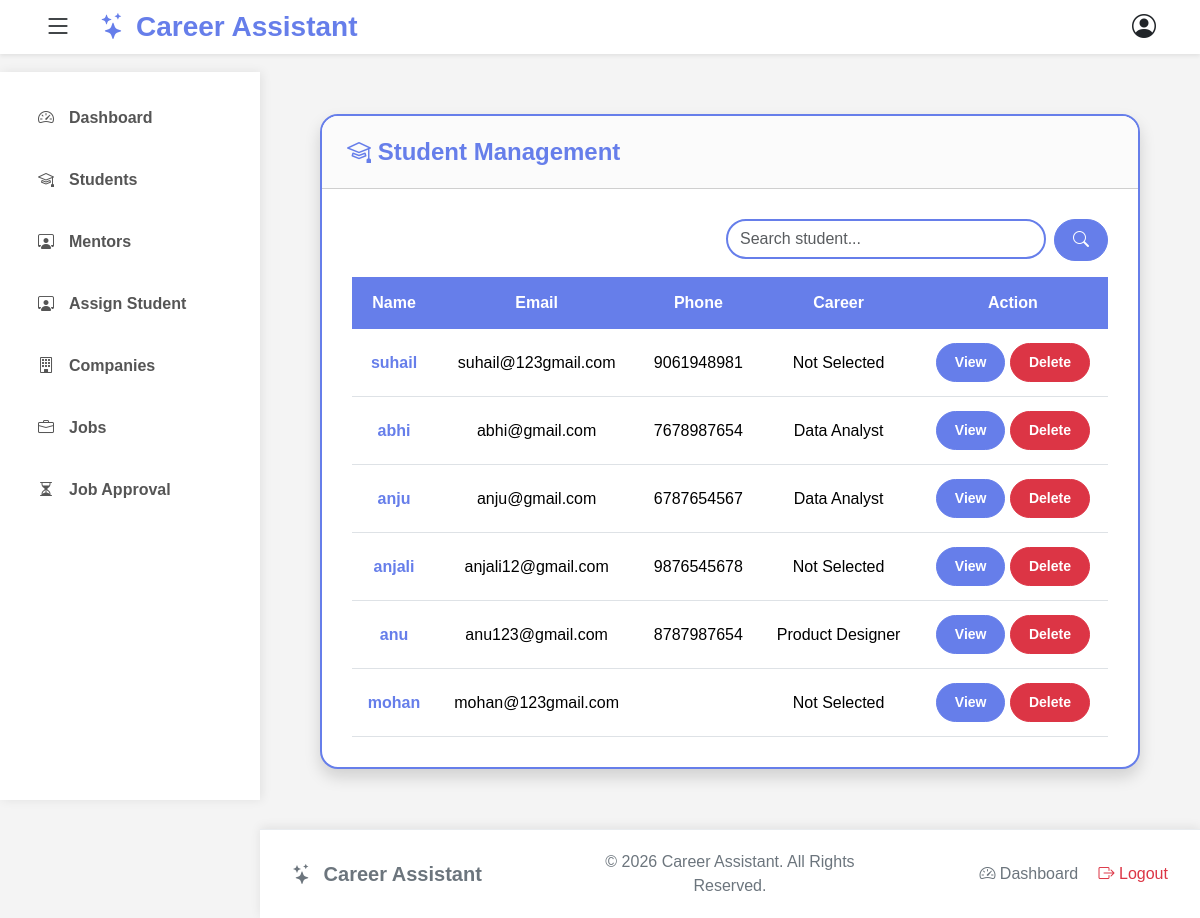
The app's page /students/ (signed in) with its own data.
### careerproject/models.py (models this page shows, shortened)
class StudentProfile(models.Model):
    user = models.OneToOneField(CustomUser, on_delete=models.CASCADE)
    mentor = models.ForeignKey('MentorProfile', on_delete=models.SET_NULL, null=True, blank=True, related_name="students")
    profile_pic = models.ImageField(upload_to='students/', blank=True, null=True)
    full_name = models.CharField(max_length=100)
    phone = models.CharField(max_length=15,)
    GENDER_CHOICES = (
            ('Male', 'Male'),
            ('Female', 'Female'),
            ('Other', 'Other')
    )
    gender = models.CharField(max_length=10,choices=GENDER_CHOICES)
    dob = models.DateField(blank=True, null=True)
    location = models.CharField(max_length=100, blank=True)
    QUALIFICATION_CHOICES=(
            ('10th', '10th'),
            ('12th', '12th'),
            ('Diploma', 'Diploma'),
            ('Graduate', 'Graduate'),
            ('Post Graduate', 'Post Graduate'),
            ('Others', 'Others'),
    )
    qualification = models.CharField(max_length=30, choices=QUALIFICATION_CHOICES)
    course = models.CharField(max_length=100)
    OCCUPATIONAL_CHOICES=(
            ('Student', 'Student'),
            ('Unemployed', 'Unemployed'),
            ('Employed', 'Employed'),
            ('Career Break', 'Career Break'),
    )
    occupational_status = models.CharField(max_length=20, choices=OCCUPATIONAL_CHOICES)
    skills = models.TextField()
    resume = models.FileField(upload_to='resumes/', blank=True, null=True)
    bio = models.TextField(blank=True)

class CustomUser(AbstractUser):
    username = models.CharField(max_length=20, unique=True)
    email = models.EmailField(unique=True)
    ROLE_CHOICES = (
        ('admin', 'Admin'),
        ('student', 'Student'),
        ('mentor', 'Mentor'),
        ('company', 'Company'),
    )
    role = models.CharField(
        max_length=10, choices=ROLE_CHOICES, default='student')

class StudentCareer(models.Model):
    student = models.ForeignKey(
        StudentProfile,
        on_delete=models.CASCADE,
        related_name="careers"
    )
    career_name = models.CharField(max_length=100)
    confidence = models.PositiveIntegerField(default=0)
    active = models.BooleanField(default=True)
    selected_at = models.DateTimeField(auto_now_add=True)

### careerproject/views.py (the view, shortened to what this page needs)
# urls.py: path('students/', views.manage_students, name='manage_students'),
@login_required(login_url='/users/login')
def manage_students(request):
    if not request.user.is_superuser:
        return redirect('dashboard')
    students = StudentProfile.objects.select_related('user')
    search = request.GET.get('search')
    for student in students:
        student.current_career = StudentCareer.objects.filter(
            student=student,
            active=True
        ).first()
    return render(request,'admin_module/manage_students/manage_students.html',{'students': students})

### templates/admin_module/manage_students/manage_students.html
{% extends 'admin_module/administration/admin_base.html' %}
{% load static %}
{% block css %}
<link rel="stylesheet" href="{% static 'css/admin_manage.css' %}">
{% endblock %}
{%block content%}
<div class="card manage-card shadow">
    <div class="card-header">
        <i class="bi bi-mortarboard"></i>
        Student Management
    </div>
    <div class="card-body">
        <form method="GET" class="d-flex justify-content-end mb-3">
    <div class="search-box">
        <input
            type="text"
            name="search"
            class="form-control"
            placeholder="Search student..."
            value="{{ request.GET.search }}">
    </div>
    <button type="submit" class="btn btn-primary ms-2">
        <i class="bi bi-search"></i>
    </button>
</form>
         <table class="table table-hover">
                <thead>
                <tr>
                    <th>Name</th>
                    <th>Email</th>
                    <th>Phone</th>
                    <th>Career</th>
                    <th>Action</th>
                </tr>
                </thead>
                <tbody>
                {% for student in students %}
                <tr>
                    <td>{{ student.user.username }}</td>
                    <td>{{ student.user.email }}</td>
                    <td>{{ student.phone }}</td>
                    <td>{% if student.current_career %}
                        {{ student.current_career.career_name }}
                        {% else %}
                        Not Selected
                        {% endif %}</td>
                    <td>
                        <a href="{% url 'student_details' student.id %}" class="btn btn-sm btn-primary">
                            View
                        </a>
                        <a href="{% url 'delete_student' student.id %}" class="btn btn-sm btn-danger">
                            Delete
                        </a>
                    </td>
                </tr>
                {% empty %}
                <tr>
                    <td colspan="5">
                        No students found.
                    </td>
                </tr>
                {% endfor %}
                </tbody>
            </table>
    </div>
</div>
{%endblock%}

### static/css/private.css (style rules this page uses)
* { margin:0; padding:0; box-sizing:border-box; }
body { font-family:'Segoe UI',sans-serif; background:#f5f7fb; min-height:100vh; display:flex; flex-direction:column; }
html,body { height:100%; }
body { display:flex; flex-direction:column; min-height:100vh; }

### static/css/admin_manage.css (style rules this page uses)
body { background:#f4f4f4; font-family:Arial, sans-serif; }
.manage-card { border:2px solid #667eea; border-radius:18px; box-shadow:0 5px 15px rgba(0,0,0,.12); overflow:hidden; margin:30px; }
.manage-card .card-header { background:#fbfbfb; color:#667eea; font-size:24px; font-weight:bold; padding:18px 25px; }
.manage-card .card-body { padding:30px; }
.search-box { width:320px; }
.search-box .form-control { border:2px solid #667eea; border-radius:25px; }
.btn-primary { background:#667eea !important; border-color:#667eea !important; border-radius:25px; font-weight:bold; padding:8px 18px; }
.table { margin-bottom:0; }
.table thead th { background:#667eea; color:#fff; border:none; text-align:center; padding:14px; }
.table tbody td { vertical-align:middle; text-align:center; padding:14px; }
.table tbody tr { transition:.3s; }
.table tbody td:first-child { font-weight:bold; color:#667eea; }
.btn-danger { border-radius:25px; font-weight:bold; padding:8px 18px; }

### records on screen
StudentProfile: user.username "suhail", user.email "suhail@123gmail.com", phone "9061948981", shows "Not Selected"
StudentProfile: user.username "abhi", user.email "abhi@gmail.com", phone "7678987654", current_career.career_name "Data Analyst"
StudentProfile: user.username "anju", user.email "anju@gmail.com", phone "6787654567", current_career.career_name "Data Analyst"
StudentProfile: user.username "anjali", user.email "anjali12@gmail.com", phone "9876545678", shows "Not Selected"
StudentProfile: user.username "anu", user.email "anu123@gmail.com", phone "8787987654", current_career.career_name "Product Designer"
StudentProfile: user.username "mohan", user.email "mohan@123gmail.com", shows "Not Selected"
